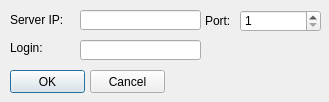
<?xml version="1.0" encoding="UTF-8"?>
<ui version="4.0">
 <class>ConnectionInfoDialog</class>
 <widget class="QDialog" name="ConnectionInfoDialog">
  <property name="windowModality">
   <enum>Qt::WindowModal</enum>
  </property>
  <property name="geometry">
   <rect>
    <x>0</x>
    <y>0</y>
    <width>329</width>
    <height>102</height>
   </rect>
  </property>
  <property name="windowTitle">
   <string>Connection setting</string>
  </property>
  <widget class="QLabel" name="labelServerIp">
   <property name="geometry">
    <rect>
     <x>10</x>
     <y>12</y>
     <width>61</width>
     <height>16</height>
    </rect>
   </property>
   <property name="text">
    <string>&lt;html&gt;&lt;head/&gt;&lt;body&gt;&lt;p&gt;&lt;span style=&quot; font-size:9pt;&quot;&gt;Server IP:&lt;/span&gt;&lt;/p&gt;&lt;/body&gt;&lt;/html&gt;</string>
   </property>
  </widget>
  <widget class="QLineEdit" name="serverIpEdit">
   <property name="geometry">
    <rect>
     <x>80</x>
     <y>10</y>
     <width>121</width>
     <height>20</height>
    </rect>
   </property>
  </widget>
  <widget class="QLabel" name="labelPort">
   <property name="geometry">
    <rect>
     <x>205</x>
     <y>13</y>
     <width>41</width>
     <height>16</height>
    </rect>
   </property>
   <property name="text">
    <string>&lt;html&gt;&lt;head/&gt;&lt;body&gt;&lt;p&gt;&lt;span style=&quot; font-size:9pt;&quot;&gt;Port:&lt;/span&gt;&lt;/p&gt;&lt;/body&gt;&lt;/html&gt;</string>
   </property>
  </widget>
  <widget class="QSpinBox" name="portEdit">
   <property name="geometry">
    <rect>
     <x>240</x>
     <y>10</y>
     <width>81</width>
     <height>22</height>
    </rect>
   </property>
   <property name="minimum">
    <number>1</number>
   </property>
   <property name="maximum">
    <number>65553</number>
   </property>
  </widget>
  <widget class="QLineEdit" name="loginEdit">
   <property name="geometry">
    <rect>
     <x>80</x>
     <y>40</y>
     <width>121</width>
     <height>20</height>
    </rect>
   </property>
  </widget>
  <widget class="QLabel" name="labelUsername">
   <property name="geometry">
    <rect>
     <x>10</x>
     <y>40</y>
     <width>61</width>
     <height>16</height>
    </rect>
   </property>
   <property name="text">
    <string>&lt;html&gt;&lt;head/&gt;&lt;body&gt;&lt;p&gt;&lt;span style=&quot; font-size:9pt;&quot;&gt;Login:&lt;/span&gt;&lt;/p&gt;&lt;/body&gt;&lt;/html&gt;</string>
   </property>
  </widget>
  <widget class="QPushButton" name="applyButton">
   <property name="geometry">
    <rect>
     <x>10</x>
     <y>70</y>
     <width>75</width>
     <height>23</height>
    </rect>
   </property>
   <property name="text">
    <string>OK</string>
   </property>
  </widget>
  <widget class="QPushButton" name="cancelButton">
   <property name="geometry">
    <rect>
     <x>90</x>
     <y>70</y>
     <width>75</width>
     <height>23</height>
    </rect>
   </property>
   <property name="text">
    <string>Cancel</string>
   </property>
  </widget>
 </widget>
 <resources/>
 <connections/>
</ui>
